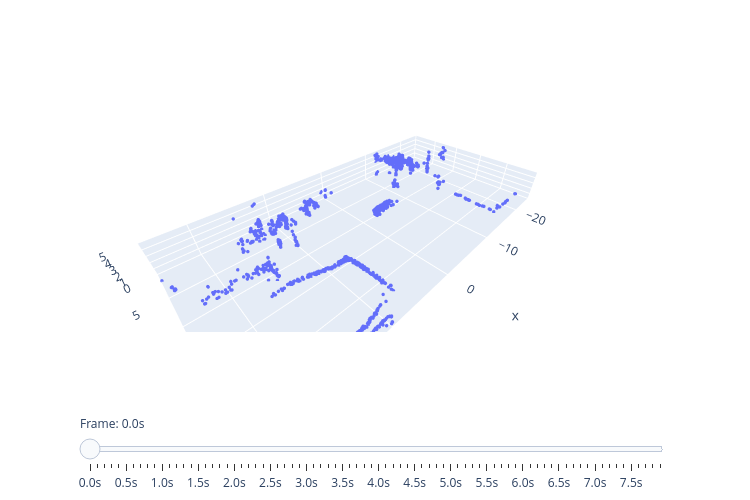

Notebook code for this chart:
### Code cell
from lidar_object_tracking.plots import plot_with_slider
plot_with_slider(df_dataset)
